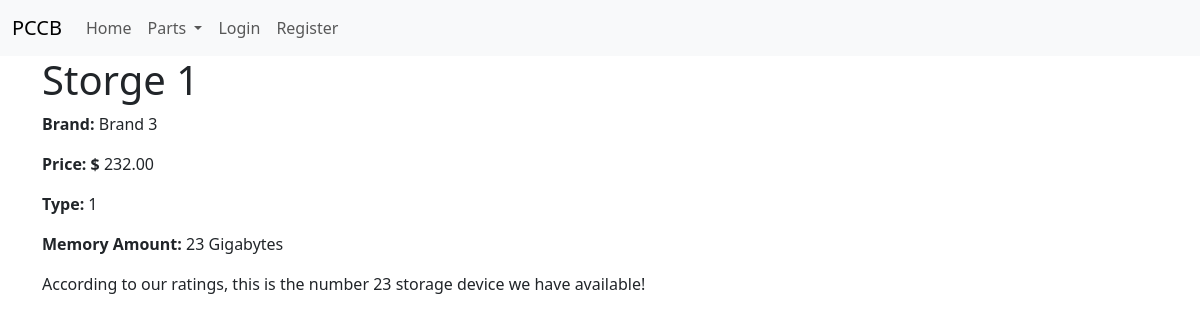
Before: /storage/1 with the older database file.
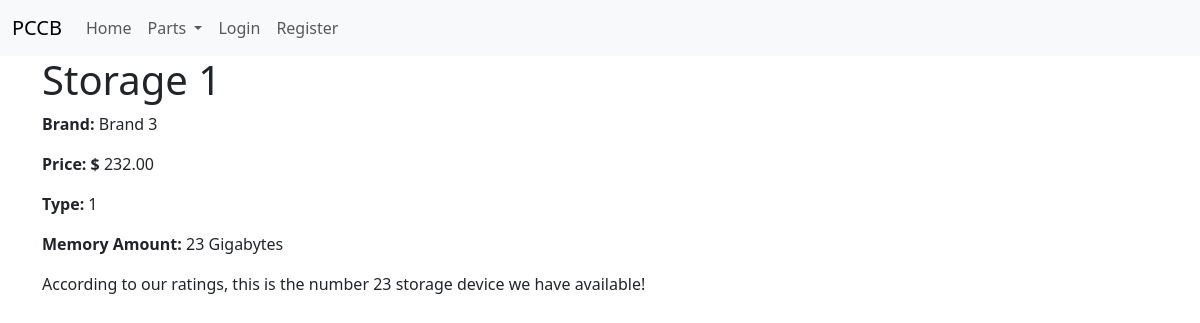
After: the same page with the newer database file.
### parts/models.py (models this page shows, shortened)
class Storage(models.Model):
    name = models.CharField(
        max_length = 200,
        unique = True,
        help_text = "Enter the name of the storage device"
    )
    brand = models.ManyToManyField(
        Brand,
        help_text = "Choose the company that made this storage device"
    )
    price = models.DecimalField(
        max_digits = 7,
        decimal_places = 2
    )
    rank = models.IntegerField(
        help_text = "Enter the rank of the storage device compared to other storage devices"
    )
    amount_of_space = models.IntegerField(
        help_text = "Enter the amount of space in gigabytes"
    )
    TYPE_CHOICES = (
        ("1", "HDD"),
        ("2", "SSD")
    )
    type = models.CharField(
        max_length = 3,
        choices = TYPE_CHOICES,
        help_text = ""
    )
    class Meta:
        ordering = ['-name']

class Brand(models.Model):
    name = models.CharField(
        max_length = 200,
        unique = True,
        help_text = "Enter the name of the brand"
    )
    def __str__(self):
        return self.name

### parts/views.py (the view)
# urls.py: path('storage/<int:pk>', views.StorageDetailView.as_view(), name='storage-detail'),
class StorageDetailView(generic.DetailView):
    model = Storage

### parts/templates/parts/Storage_detail.html
{% extends "base.html" %}
{% block content %}
<div class="container">
    <h1> {{ storage.name }} </h1>
    <p><strong>Brand:</strong> {{ storage.brand.all|join:", "  }}</p>
    <p><strong>Price: $</strong> {{ storage.price }}</p>
    <p><strong>Type: </strong> {{ storage.type }}</p>
    <p><strong>Memory Amount: </strong> {{ storage.amount_of_space }} Gigabytes</p>
    <p>According to our ratings, this is the number {{ storage.rank }} storage device we have available!</p>
</div>
{% endblock content %}

Changed rows visible on the page:
changed Storage "Brand 3": name "Storge 1" → "Storage 1"
